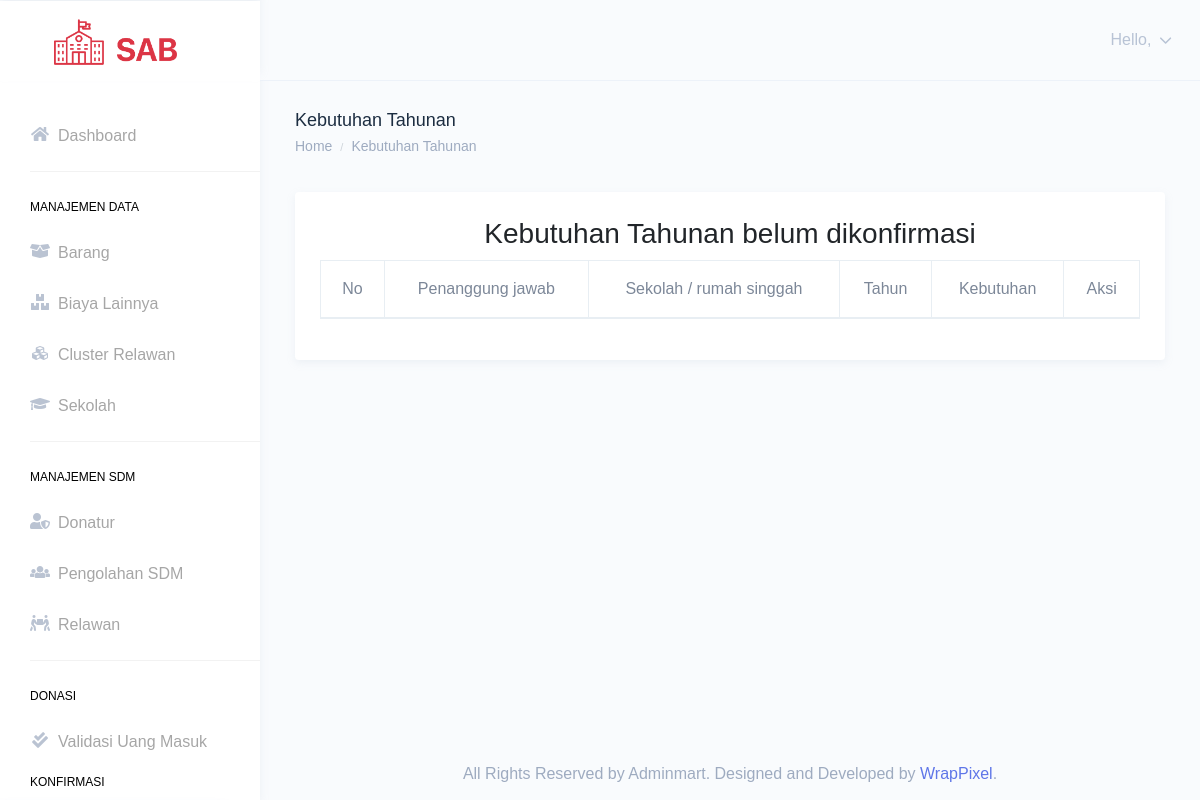
/index.php/bantuan_sekolah, run on an earlier commit of the app's database.
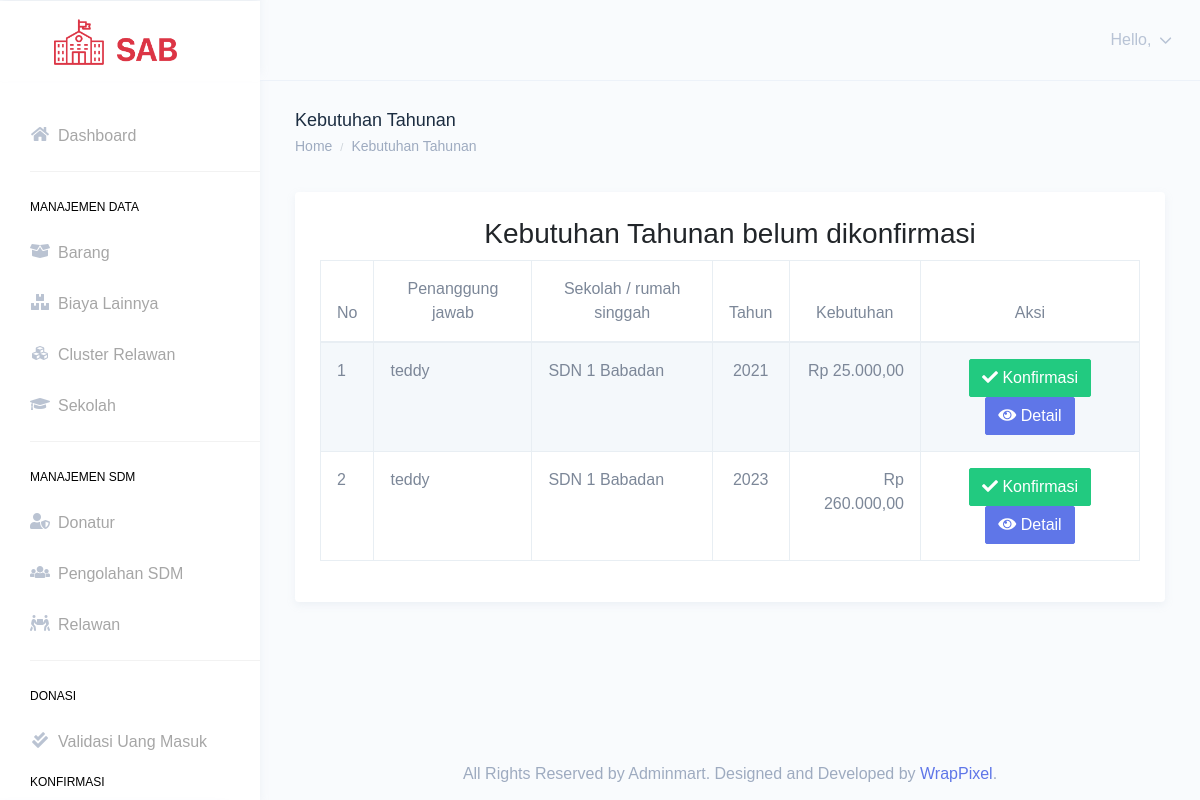
And on a later commit of the database.
### tables this page shows
CREATE TABLE `kebutuhan_tahunan` (
  `id` int(11) NOT NULL,
  `id_relawan` int(11) NOT NULL,
  `id_sekolah` int(11) NOT NULL,
  `tahun` char(4) NOT NULL,
  `total_kebutuhan` decimal(10,0) NOT NULL,
  `deskripsi` varchar(255) NOT NULL,
  `kt_status` enum('Draft','Menunggu Persetujuan','Disetujui','Ditolak') NOT NULL DEFAULT 'Draft',
  `laporan_pertanggung_jawaban` varchar(100) DEFAULT NULL,
  `creaby` varchar(100) NOT NULL,
  `creadate` datetime NOT NULL DEFAULT current_timestamp(),
  `modiby` varchar(100) NOT NULL,
  `modidate` datetime NOT NULL DEFAULT current_timestamp(),
  `row_status` enum('A','D') NOT NULL
);

CREATE TABLE `relawan` (
  `id_relawan` int(11) NOT NULL,
  `id_cluster_relawan` int(11) NOT NULL,
  `id_sekolah` int(11) DEFAULT NULL,
  `id_user_login` int(11) NOT NULL,
  `nik` varchar(100) NOT NULL,
  `nama_relawan` varchar(100) NOT NULL,
  `jenis_kelamin` enum('L','P') NOT NULL,
  `no_telepon` varchar(20) NOT NULL,
  `email` varchar(100) NOT NULL,
  `tempat_lahir` varchar(100) NOT NULL,
  `tanggal_lahir` datetime NOT NULL DEFAULT current_timestamp(),
  `creaby` varchar(100) NOT NULL,
  `creadate` datetime NOT NULL DEFAULT current_timestamp(),
  `modiby` varchar(100) NOT NULL,
  `modidate` datetime NOT NULL DEFAULT current_timestamp(),
  `row_status` enum('A','D') NOT NULL
);

CREATE TABLE `sekolah` (
  `id_sekolah` int(11) NOT NULL,
  `nama_sekolah` varchar(100) NOT NULL,
  `jenis_sekolah` enum('Rumah Singgah','Sekolah Pedalaman') NOT NULL,
  `alamat` varchar(255) NOT NULL,
  `provinsi` varchar(100) NOT NULL,
  `kota` varchar(100) NOT NULL,
  `creaby` varchar(100) NOT NULL,
  `creadate` datetime NOT NULL DEFAULT current_timestamp(),
  `modiby` varchar(100) NOT NULL,
  `modidate` datetime NOT NULL DEFAULT current_timestamp(),
  `row_status` enum('A','D') NOT NULL
);

### application/controllers/Bantuan_sekolah.php (called while the page is built, shortened)
<?php
class Bantuan_sekolah extends CI_Controller
{
	public function __construct()
	{
		$this->load->model('kebutuhan_tahunan_model');
		$this->load->model('sekolah_model');
		$this->load->model('relawan_model');
		$this->load->model('barang_model');
		$this->load->model('biaya_lainnya_model');
		$this->load->model('kt_barang_model');
		$this->load->model('kt_biaya_lainnya_model');
	}
	private function getKaryawanName()
	{
		$this->load->model('karyawan_model');
		$user_id = $this->session->user_id;
		$karyawan = $this->karyawan_model->getKaryawanByUserLoginId($user_id);
		return $karyawan->nama_karyawan;
	}
	private function getKaryawanRole()
	{
		$this->load->model('karyawan_model');
		$user_id = $this->session->user_id;
		$karyawan = $this->karyawan_model->getKaryawanByUserLoginId($user_id);
		return $karyawan->jabatan_karyawan;
	}
	public function index()
	{
		$header['title'] = 'Konfirmasi Kebutuhan';
		$header['name'] =  $this->getKaryawanName();
		$header['role'] =  $this->getKaryawanRole();
		$this->load->view('templates/admin_header', $header);
		$data_kebutuhan_tahunan = $this->kebutuhan_tahunan_model->getAllDataNotConfirm();
		$data_sekolah = $this->sekolah_model->getSekolah();
		$data_relawan = $this->relawan_model->getAll();
		$data['kebutuhan_tahunan'] = $data_kebutuhan_tahunan;
		$data['sekolah'] = $data_sekolah;
		$data['relawan'] = $data_relawan;
		$this->load->view('bantuan_sekolah/index', $data);
		$this->load->view('templates/footer');
	}
}

### index.php (called while the page is built, shortened)
<?php
require_once BASEPATH.'core/CodeIgniter.php';

### application/models/relawan_model.php (called while the page is built, shortened)
<?php
class Relawan_model extends CI_Model
{
    private $_table = "relawan";
    public function getAll()
    {
        return $this->db
            ->where('row_status', 'A')
            ->order_by('nama_relawan', 'asc')
            ->get($this->_table)
            ->result();
    }
}

### application/models/kebutuhan_tahunan_model.php (called while the page is built, shortened)
<?php
class kebutuhan_tahunan_model extends CI_Model
{
    private $_table = "kebutuhan_tahunan";
    public function getAllDataNotConfirm()
    {
        $query = $this->db
            ->from($this->_table)
            ->where(['kt_status' => 'Menunggu Persetujuan'])
            ->order_by('tahun', 'asc')
            ->get();
        return $query->result();
    }
}

### application/models/sekolah_model.php (called while the page is built, shortened)
<?php
class sekolah_model extends CI_Model
{
    private $_table = "sekolah";
    public function getSekolah()
    {
        $query = $this->db
            ->from($this->_table)
            ->where(['row_status' => 'A'])
            ->order_by('jenis_sekolah', 'asc')
            ->get();
        return $query->result();
    }
}

### application/views/bantuan_sekolah/index.php (the view, shortened to what the changed rows need)
<div class="container-fluid">
    <div class="row">
        <div class="col-12">
            <div class="card">
                <div class="card-body">
                    <div class="table-responsive">
                        <table id="master-data" class="table table-striped table-bordered table">
                            <thead>
                                <tr>
                                    <th class="text-center">No</th>
                                    <th class="text-center">Penanggung jawab</th>
                                    <th class="text-center">Sekolah / rumah singgah</th>
                                    <th class="text-center">Tahun</th>
                                    <th class="text-center">Kebutuhan</th>
                                    <th class="text-center">Aksi</th>
                                </tr>
                            </thead>
                            <tbody>
                                <?php $i = 0; ?>
                                <?php
                                foreach ($kebutuhan_tahunan as $k) {
                                ?>
                                        <tr>
                                            <td>
                                                <?php
                                                $i++;
                                                echo $i;
                                                ?>
                                            </td>
                                            <td>
											<?php
												foreach($relawan as $r){
													if($r->id_relawan == $k->id_relawan){
														echo $r->nama_relawan;
													}
												}
											?>
											</td>
                                            <td>
											<?php
												foreach($sekolah as $s){
													if($s->id_sekolah == $k->id_sekolah){
														echo $s->nama_sekolah;
													}
												}
											?>
											</td>
											<td align="center">
												<?=$k->tahun?>
											</td>
                                            <td align="right">
												<?php echo 'Rp '.number_format($k->total_kebutuhan,2,',','.'); ?>
											</td>
                                            <td align="center">
												<form action="<?php echo base_url('bantuan_sekolah/page_konfirmasi') ?>" method="post"  class="d-inline">
													<button class="btn btn-success"><span class="fa fa-check"></span> Konfirmasi</button>
												</form>
												<form action="<?php echo base_url('bantuan_sekolah/detail') ?>" method="post" class="d-inline">
													<button class="btn btn-primary"><span class="fa fa-eye"></span> Detail</button>
												</form>
                                            </td>
                                        </tr>
                                <?php
                                }
								?>
                            </tbody>
                        </table>
                    </div>
                </div>
            </div>
        </div>
    </div>
</div>

What changed in the data, as far as the page shows it:
added kebutuhan_tahunan: tahun "2021", total_kebutuhan "25.000,00"
added relawan: nama_relawan "teddy"
added sekolah: nama_sekolah "SDN 1 Babadan"
added kebutuhan_tahunan: tahun "2023", total_kebutuhan "260.000,00"
